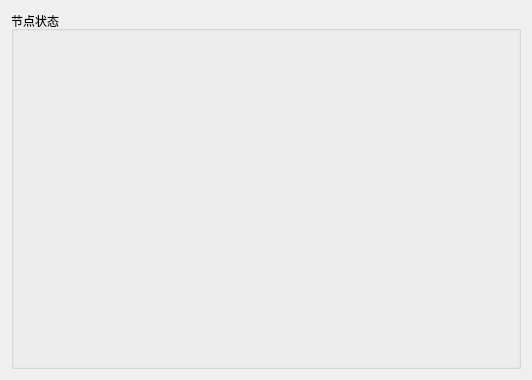
<?xml version="1.0" encoding="UTF-8"?>
<ui version="4.0">
 <class>QMontinorRegisterWidget</class>
 <widget class="QWidget" name="QMontinorRegisterWidget">
  <property name="geometry">
   <rect>
    <x>0</x>
    <y>0</y>
    <width>532</width>
    <height>380</height>
   </rect>
  </property>
  <property name="windowTitle">
   <string>监控节点注册</string>
  </property>
  <layout class="QVBoxLayout" name="verticalLayout_5">
   <item>
    <widget class="QGroupBox" name="groupBox_2">
     <property name="title">
      <string>节点状态</string>
     </property>
     <layout class="QVBoxLayout" name="verticalLayout_4">
      <item>
       <widget class="QWidget" name="widget" native="true">
        <property name="minimumSize">
         <size>
          <width>0</width>
          <height>300</height>
         </size>
        </property>
       </widget>
      </item>
     </layout>
    </widget>
   </item>
  </layout>
 </widget>
 <layoutdefault spacing="6" margin="11"/>
 <resources/>
 <connections/>
</ui>
